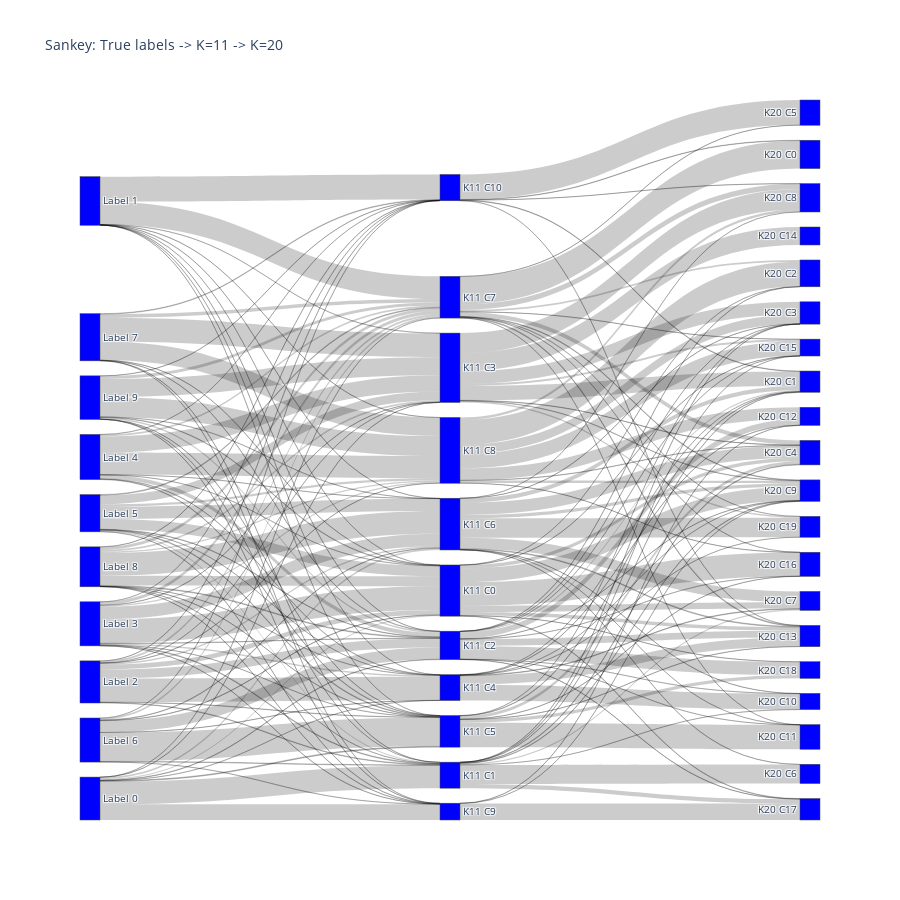

The cell this chart's notebook holds for it:
### Markdown cell above
#### 6.b) Comparing the best results

Using a Sankey plot with 3 components, represent the class allocation together with the clustering of the best value of $K$ and a value of $K=20$.

### Code cell
import time
max_nll_lst, time_lst = [], []

Kbest = 11
Kmax = 20

# three components: true allocations, k=Kbest allocations, k=Kmax allocations
y_true = np.array(Y_train[:N])
y_kbest = np.array(results[Kbest - 2][2])
y_kmax = np.array(results[Kmax - 2][2])

true_labels = np.unique(y_true)
kbest_labels = np.unique(y_kbest)
kmax_labels = np.unique(y_kmax)

# Node labels: true labels, then kbest clusters, then kmax clusters
node_labels = [f"Label {t}" for t in true_labels] + \
              [f"K{Kbest} C{c}" for c in range(Kbest)] + \
              [f"K{Kmax} C{c}" for c in range(Kmax)]

source = []
target = []
value = []

# links: true -> kbest
for t in true_labels:
    for c in range(Kbest):
        cnt = int(np.sum((y_true == t) & (y_kbest == c)))
        if cnt > 0:
            source.append(int(t))                     # true nodes at start (0..9)
            target.append(len(true_labels) + c)       # offset to kbest block
            value.append(cnt)

# links: kbest -> kmax
offset_kbest = len(true_labels)
offset_kmax = len(true_labels) + Kbest
for kb in range(Kbest):
    for km in range(Kmax):
        cnt = int(np.sum((y_kbest == kb) & (y_kmax == km)))
        if cnt > 0:
            source.append(offset_kbest + kb)
            target.append(offset_kmax + km)
            value.append(cnt)

import plotly.graph_objects as go
fig = go.Figure(data=[go.Sankey(
    node = dict(
      pad = 15,
      thickness = 20,
      label = node_labels,
      color = "blue"
    ),
    link = dict(
      source = source,
      target = target,
      value = value
  ))])

fig.update_layout(title_text=f"Sankey: True labels -> K={Kbest} -> K={Kmax}", font_size=10, height=900)
fig.show()

### Figure 1 — Plotly figure (JSON) as saved in the notebook; plotly's stock layout.template omitted (floating-point values rounded to 4 significant figures; data arrays with more than 128 entries replaced by an {"elided": "..."} marker saying what was removed)
{"data": [{"link": {"source": {"elided": "186 int values"}, "target": {"elided": "186 int values"}, "value": {"elided": "186 int values"}}, "node": {"color": "blue", "label": ["Label 0", "Label 1", "Label 2", "Label 3", "Label 4", "Label 5", "Label 6", "Label 7", "Label 8", "Label 9", "K11 C0", "K11 C1", "K11 C2", "K11 C3", "K11 C4", "K11 C5", "K11 C6", "K11 C7", "K11 C8", "K11 C9", "K11 C10", "K20 C0", "K20 C1", "K20 C2", "K20 C3", "K20 C4", "K20 C5", "K20 C6", "K20 C7", "K20 C8", "K20 C9", "K20 C10", "K20 C11", "K20 C12", "K20 C13", "K20 C14", "K20 C15", "K20 C16", "K20 C17", "K20 C18", "K20 C19"], "pad": 15, "thickness": 20}, "type": "sankey"}], "layout": {"font": {"size": 10}, "height": 900, "title": {"text": "Sankey: True labels -> K=11 -> K=20"}}}
